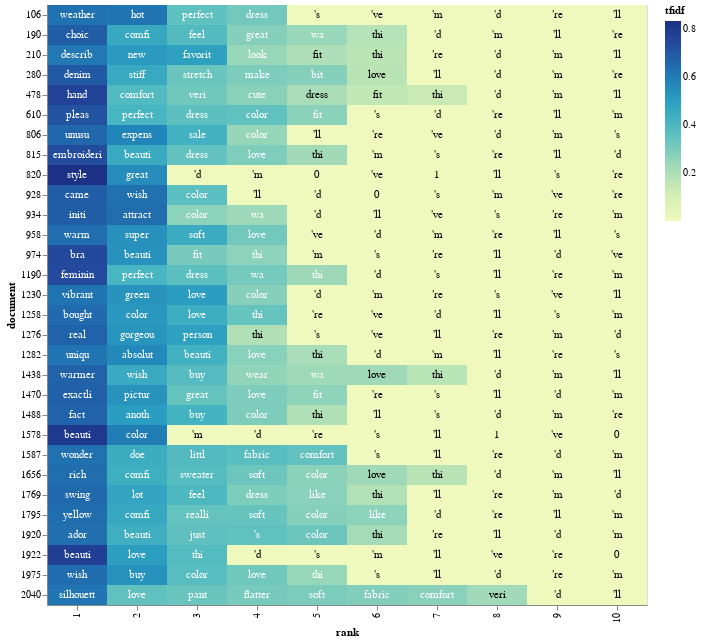

Notebook code for this chart:
### Markdown cell above
Some of the most important words in bad reviews are small, cheap, return and poor

### Code cell
df5 = df_idf.loc[df.Cons_rating==5]
df5=df5.loc[df5.max(axis=1)>=0.6]
df51=df5.iloc[0:30,:]

tfidf_df5 = df51.stack().reset_index()
tfidf_df5 = tfidf_df5.rename(columns={0:'tfidf', 'level_0': 'document','level_1': 'term', 'level_2': 'term'})
top_tfidf5 = tfidf_df5.sort_values(by=['document','tfidf'], ascending=[True,False]).groupby(['document']).head(10)


# adding a little randomness to break ties in term ranking
top_tfidf_plusRand = top_tfidf5.copy()
top_tfidf_plusRand['tfidf'] = top_tfidf_plusRand['tfidf'] + np.random.rand(top_tfidf5.shape[0])*0.000001

# base for all visualizations, with rank calculation
base = alt.Chart(top_tfidf_plusRand).encode(
    x = 'rank:O',
    y = 'document:N'
).transform_window(
    rank = "rank()",
    sort = [alt.SortField("tfidf", order="descending")],
    groupby = ["document"],
)

# heatmap specification
heatmap = base.mark_rect().encode(
    color = 'tfidf:Q'
)
alt.renderers.enable("html")

# text labels, white for darker heatmap colors
text = base.mark_text(baseline='middle').encode(
    text = 'term:N',
    color = alt.condition(alt.datum.tfidf >= 0.23, alt.value('white'), alt.value('black'))
)

# display the three superimposed visualizations
(heatmap + text).properties(width = 600)

### Figure 1 — Vega-Lite specification as saved in the notebook (floating-point values rounded to 4 significant figures; data arrays with more than 128 entries replaced by an {"elided": "..."} marker saying what was removed)
{"config": {"view": {"continuousWidth": 300, "continuousHeight": 300}}, "layer": [{"mark": {"type": "rect"}, "encoding": {"color": {"field": "tfidf", "type": "quantitative"}, "x": {"field": "rank", "type": "ordinal"}, "y": {"field": "document", "type": "nominal"}}, "transform": [{"window": [{"op": "rank", "field": "", "as": "rank"}], "groupby": ["document"], "sort": [{"field": "tfidf", "order": "descending"}]}]}, {"mark": {"type": "text", "baseline": "middle"}, "encoding": {"color": {"condition": {"test": "(datum.tfidf >= 0.23)", "value": "white"}, "value": "black"}, "text": {"field": "term", "type": "nominal"}, "x": {"field": "rank", "type": "ordinal"}, "y": {"field": "document", "type": "nominal"}}, "transform": [{"window": [{"op": "rank", "field": "", "as": "rank"}], "groupby": ["document"], "sort": [{"field": "tfidf", "order": "descending"}]}]}], "data": {"name": "data-f2261d9ef9106967b09a907315f84f85"}, "width": 600, "$schema": "https://vega.github.io/schema/vega-lite/v5.14.1.json", "datasets": {"data-f2261d9ef9106967b09a907315f84f85": {"elided": "300 records"}}}
